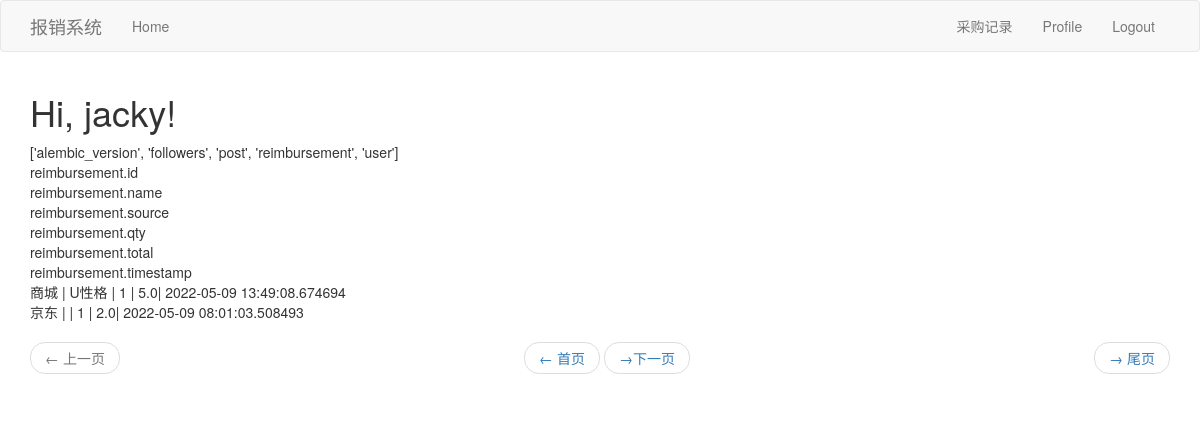
The page /index (signed in) on the database as committed earlier.
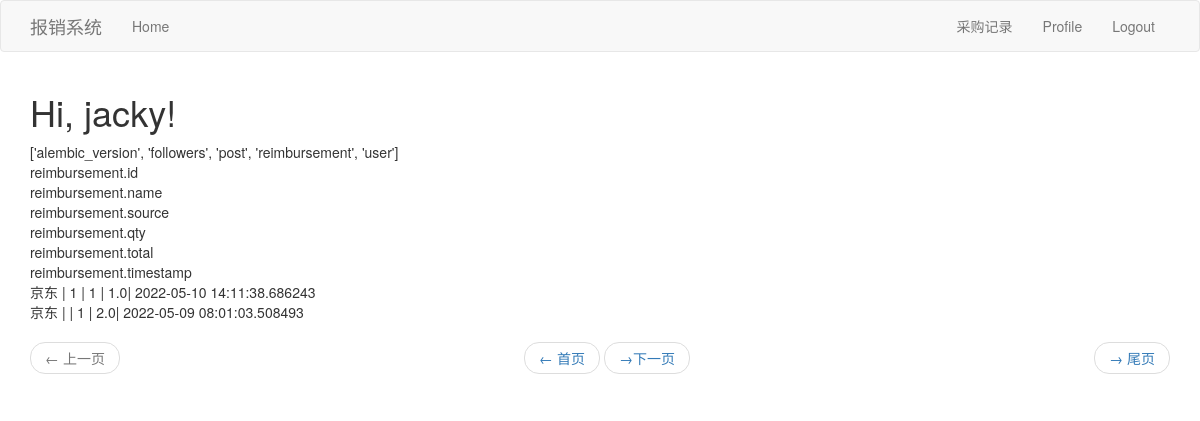
The same page on the database as committed later.
### app/models.py (models this page shows, shortened)
class Reimbursement(db.Model):
    id = db.Column(db.Integer,primary_key=True,autoincrement=True)
    source = db.Column(db.String(10))
    name = db.Column(db.String(50))
    qty = db.Column(db.Integer)
    total = db.Column(db.Float)
    timestamp = db.Column(db.DateTime, index=True, default=datetime.utcnow)

### app/routes.py (the view)
@app.route('/')
@app.route('/index')
@login_required
def index():
    page = request.args.get('page', 1, type=int)
    reimbursements = Reimbursement.query.order_by(Reimbursement.timestamp.desc()).paginate(
        page, app.config['POSTS_PER_PAGE'], False)
    Allpages = math.ceil(int(reimbursements.total) /  app.config['POSTS_PER_PAGE'])
    first_url = url_for('index', baseDict=baseDict, page=1)
    next_url = url_for('index', baseDict=baseDict,page=reimbursements.next_num) \
        if reimbursements.has_next else None
    prev_url = url_for('index',baseDict=baseDict, page=reimbursements.prev_num) \
        if reimbursements.has_prev else None
    last_url = url_for('index', page=Allpages)
    return render_template('index.html', baseDict=baseDict, reimbursements=reimbursements.items,
                           first_url=first_url,next_url=next_url, prev_url=prev_url,last_url=last_url)

### app/models.py (called while the page is built)
@login.user_loader
def load_user(id):
    return User.query.get(int(id))

### app/routes.py (called while the page is built)
@app.before_request
def before_request():
    if current_user.is_authenticated:
        current_user.last_seen = datetime.utcnow()
        db.session.commit()

### app/templates/index.html (shortened to what this page needs)
{% extends "base.html" %}
{% import 'bootstrap/wtf.html' as wtf %}
{% block app_content  %}
    <h1>Hi, {{ current_user.username }}!</h1>
    <div>{{ baseDict['tables'] }}</div>
    {% for field in baseDict['reimbursement'] %}
    <div>{{ field }}</div>
    {% endfor %}
    {% for reimbursement in reimbursements %}
    <div>{{ reimbursement.source }} | {{ reimbursement.name }} | {{ reimbursement.qty }} | {{ reimbursement.total }}| {{ reimbursement.timestamp }} </div>
    {% endfor %}
    <nav aria-label="...">
            <ul class="pager">
                <li class="previous{% if not prev_url %} disabled{% endif %}">
                    <a href="{{ prev_url or '#' }}">
                        <span aria-hidden="true">&larr;</span> 上一页
                    </a>
                </li>
                <li class="first{% if not first_url %} disabled{% endif %}">
                    <a href="{{ first_url or '#' }}">
                        <span aria-hidden="true">&larr;</span> 首页
                    </a>
                </li>
                <li class="next{% if not last_url %} disabled{% endif %}">
                    <a href="{{ last_url or '#' }}">
                        <span aria-hidden="true">&rarr;</span> 尾页
                    </a>
                </li>
                <li class="last{% if not next_url %} disabled{% endif %}">
                    <a href="{{ next_url or '#' }}">
                         <span aria-hidden="true">&rarr;</span>下一页
                    </a>
                </li>
            </ul>
        </nav>
{% endblock %}

Rows that differ between the two databases and show on the page:
changed Reimbursement (number 1 of 2 on the later page): source "商城" → "京东"; name "U性格" → "1"; total "5.0" → "1.0"; timestamp "2022-05-09 13:49:08.674694" → "2022-05-10 14:11:38.686243"
